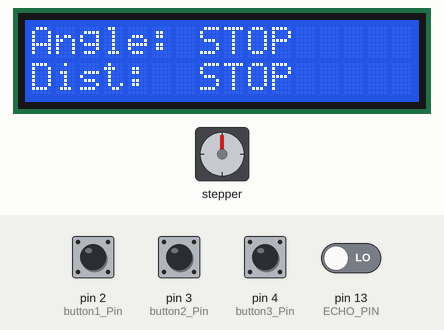
This sketch was run on a simulated Arduino Uno, built with avr-gcc and run on an emulated ATmega328P. Parts: 16×2 character LCD, stepper motor. The inputs (shaded band) are chosen by the test bench; at power-on: pin 2 (button1_Pin), pin 3 (button2_Pin), pin 4 (button3_Pin) HIGH, pin 13 (ECHO_PIN) LOW. Stepper angles assume 2048 steps per turn; what the sketch prints to the serial monitor is not drawn.

Above: at 2.2 s.
2.3 s: pin 4 (button3_Pin) pulled LOW for 0.15 s
At 3.1 s:
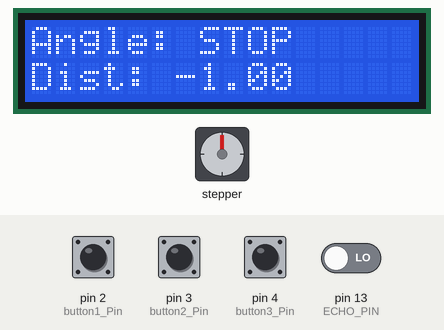
4.0 s: pin 2 (button1_Pin) pulled LOW for 0.15 s
5.6 s: pin 2 (button1_Pin) pulled LOW for 1 s
At 6.89 s:
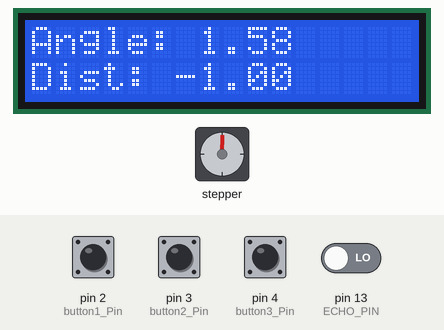
7.2 s: pin 4 (button3_Pin) pulled LOW for 1 s
At 7.77 s:
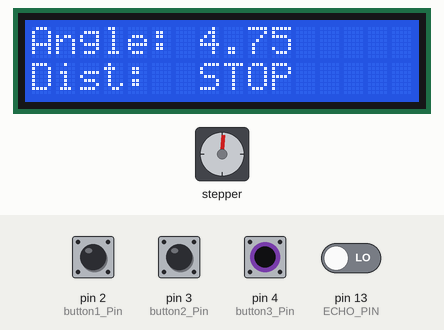
8.8 s: pin 3 (button2_Pin) pulled LOW for 0.15 s
At 9.6 s:
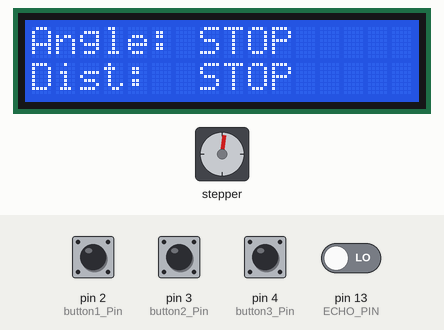
Timing chart, 0 to 12.9 s (numbered marks = the images above; inputs shaded):
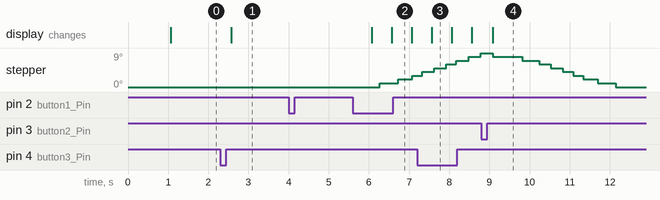

The sketch:

Ultrasonic_Sensor_Radar.ino
```cpp
/*
 * Ultrasonic Radar with Stepper Motor Scanning
 * --------------------------------------------
 * This Arduino sketch controls a stepper motor to perform radar-style scanning,
 * while an ultrasonic sensor (HC-SR04 or similar) measures distances.
 * The scan angle, speed, and acceleration are configurable, and measured data
 * (time, angle, distance) are sent via Serial for visualization in MATLAB/Python.
 *
 * Author: Ash_Trailer
 * Repository: https://github.com/AshTrailer/Ultrasonic-Radar
 */

#include <AccelStepper.h>

// ================== Stepper Motor Parameters ==================
#define STEPPER_PIN1 8
#define STEPPER_PIN2 9
#define STEPPER_PIN3 10
#define STEPPER_PIN4 11
#define STEPS_PER_REV 2048             // Steps per full revolution (28BYJ-48 typical value)

// ================== Scanning Parameters ==================
// Speed and acceleration are expressed in degrees/s and degrees/s²,
// internally converted into steps.
#define SCAN_ANGLE 360                 // Maximum scanning angle (degrees)
#define ANGULAR_SPEED 20               // Angular speed (°/s)
#define ANGULAR_ACCELERATION 10        // Angular acceleration (°/s²)
#define CLOCKWISE 1
#define ANTI_CLOCKWISE -1
int currentDirection = CLOCKWISE;      // Initial scan direction
unsigned long now = millis();
long savedPosition = 0;                // Reference "home" position in steps
bool scanningEnabled = true;           // Stepper scanning task enabled/disabled
bool ultrasonicEnabled = true;         // Ultrasonic measurement enabled/disabled
bool returningHome = false;            // True if returning to zero position
long pausedTarget = 0;                 // Saved target when paused
bool paused = false;                   // Pause state
bool scanningForward = true;           // Current scan direction

// Stepper motor object (4-wire full-step mode)
AccelStepper stepper(AccelStepper::FULL4WIRE, STEPPER_PIN1, STEPPER_PIN3, STEPPER_PIN2, STEPPER_PIN4);

// ================== Ultrasonic Sensor Parameters ==================
#define TRIG_PIN 12
#define ECHO_PIN 13
#define ULTRASONIC_ACTIVE_TIME 10      // Trigger HIGH pulse width (µs)
#define ULTRASONIC_PERIOD 500          // Minimum sampling period (ms)
#define ULTRASONIC_MAX_DURATION 40000  // Max echo time (µs) ≈ 6.5 m
#define ULTRASONIC_MIN_DURATION 100    // Min echo time (µs) to reject noise
#define OUT_OF_RANGE -1                // Distance flag for "no object detected"

// Ultrasonic state variables
bool ultrasonic_enable = true;
unsigned long echo_start = 0;
unsigned long echo_end = 0;
bool wait_echo_high = false;
bool wait_echo_low = false;
float ultrasonic_distance = 0.0;
unsigned long last_ultrasonic_time = 0;

// Serial output buffer
char output_data[40];
unsigned long last_print_time = 0;

// ================== LCD Parameters ==================
#include <LiquidCrystal.h>
// Example wiring for 16x2 LCD
LiquidCrystal lcd(A0, A1, A2, A3, A4, A5);
unsigned long total_row_last_Update = 0;
const unsigned long fresh_rate = 1000;
bool readErrorShown = false;

// ================== Button Class ==================
enum ButtonMode {
  BUTTON_TOGGLE,   // Toggle on press
  BUTTON_HOLD,     // Active while held down
  BUTTON_PULSE,    // Single pulse on press
  BUTTON_REPEAT    // Repeated pulses while held
};

class Button {
  public:
    Button(int pin, ButtonMode mode, unsigned long debounce = 20, unsigned long repeatInterval = 500)
      : _pin(pin), _mode(mode), _debounce(debounce), _repeatInterval(repeatInterval),
        _lastState(HIGH), _buttonState(HIGH), _lastDebounceTime(0),
        _output(false), _lastOutputTime(0) {
      pinMode(pin, INPUT_PULLUP);
    }

    bool update() {
      bool reading = digitalRead(_pin);

      // Debounce handling
      if (reading != _lastState) {
        _lastDebounceTime = millis();
      }

      if ((millis() - _lastDebounceTime) > _debounce) {
        bool lastLogic = _buttonState;
        _buttonState = reading;

        switch (_mode) {
          case BUTTON_TOGGLE:
            if (lastLogic == HIGH && _buttonState == LOW) {
              _output = true;
            }
            else {
              _output = false;
            }
            break;

          case BUTTON_HOLD:
            _output = (_buttonState == LOW);
            break;

          case BUTTON_PULSE:
            if (lastLogic == HIGH && _buttonState == LOW) {
              _output = true;
            } else {
              _output = false;
            }
            break;

          case BUTTON_REPEAT:
            if (_buttonState == LOW) {
              if (millis() - _lastOutputTime >= _repeatInterval) {
                _output = true;
                _lastOutputTime = millis();
              } else {
                _output = false;
              }
            } else {
              _output = false;
            }
            break;
        }
      }

      _lastState = reading;
      return _output;
    }

  private:
    int _pin;
    ButtonMode _mode;
    unsigned long _debounce;
    unsigned long _repeatInterval;

    bool _lastState;
    bool _buttonState;
    unsigned long _lastDebounceTime;

    bool _output;
    unsigned long _lastOutputTime;
};

// Button pins
const int button1_Pin = 2;
const int button2_Pin = 3;
const int button3_Pin = 4;

// Button objects
Button btn1(button1_Pin, BUTTON_TOGGLE); // Pause/resume scanning
Button btn2(button2_Pin, BUTTON_TOGGLE); // Return to home
Button btn3(button3_Pin, BUTTON_TOGGLE); // Enable/disable ultrasonic

// ================== Setup Function ==================
void setup() {
  Serial.begin(115200);

  lcd.begin(16,2);

  // Configure ultrasonic pins
  pinMode(TRIG_PIN, OUTPUT);
  pinMode(ECHO_PIN, INPUT);
  digitalWrite(TRIG_PIN, LOW);

  // Configure stepper motor speed and acceleration
  stepper.setMaxSpeed((ANGULAR_SPEED * STEPS_PER_REV) / 360.0);
  stepper.setAcceleration((ANGULAR_ACCELERATION * STEPS_PER_REV) / 360.0);

  stepper.setCurrentPosition(0);
  savedPosition = 0;
  Serial.println("Startup: position set to 0");

  scanningEnabled = false;   // Start in paused state
  ultrasonicEnabled = false; // Ultrasonic disabled at startup

  delay(1000); // Small delay before system starts
}

// ================== Main Loop ==================
void loop() {
  now = millis();

  // -------- Return to home logic --------
  if (returningHome) {
    stepper.run();
    if (stepper.distanceToGo() == 0) {
      returningHome = false;
      scanningEnabled = false;
      paused = false;
      scanningForward = true;  // Reset to forward scanning
      Serial.println("Returned to home and stopped");
    }
  }
  // -------- Normal scanning logic --------
  else if (scanningEnabled && !paused) {
    stepper.run();

    if (stepper.distanceToGo() == 0) {
      scanningForward = !scanningForward;
      long target = scanningForward ? (SCAN_ANGLE / 360.0) * STEPS_PER_REV : 0;
      stepper.moveTo(target);
    }
  }

  // -------- Ultrasonic measurement --------
  if (ultrasonicEnabled) {
    Ultrasonic_Mission(now);
  }

  // -------- Serial output --------
  if (now - last_print_time >= ULTRASONIC_PERIOD) {
    printUltrasonicData(now);
    last_print_time = now;
  }

  // -------- Button handling --------
  if (!returningHome && btn1.update()) { // Pause/resume
    if (!paused) {
      pausedTarget = stepper.targetPosition();
      stepper.stop();
      paused = true;
      scanningEnabled = false;
      Serial.println("Stepper paused");
    }
    else {
      paused = false;
      scanningEnabled = true;

      stepper.setMaxSpeed(20);
      stepper.setAcceleration(10);

      stepper.moveTo(pausedTarget);
      Serial.println("Stepper resumed");
    }
  }

  if (btn2.update() && !returningHome) { // Return to home
    ultrasonicEnabled = false;
    returningHome = true;
    scanningEnabled = false;
    stepper.stop();
    stepper.setCurrentPosition(stepper.currentPosition());
    stepper.setMaxSpeed(30);
    stepper.setAcceleration(10);
    stepper.moveTo(0);
    Serial.println("Returning to saved position...");
  }

  if (btn3.update()) { // Ultrasonic on/off
    ultrasonicEnabled = !ultrasonicEnabled;
    Serial.println(ultrasonicEnabled ? "Ultrasonic enabled" : "Ultrasonic disabled");
  }
}

// ================== Stepper Control ==================
void Stepper_Mission() {
    if (!returningHome && scanningEnabled && !paused) {
        stepper.run();

        if (stepper.distanceToGo() == 0) {
            scanningForward = !scanningForward;
            long target = scanningForward ? (SCAN_ANGLE / 360.0) * STEPS_PER_REV : 0;
            stepper.moveTo(target);
        }
    } else {
        stepper.run(); // Run while homing or paused
    }
}

// ================== Ultrasonic Control ==================
void Ultrasonic_Mission(unsigned long now) {
  // Trigger measurement periodically
  if (ultrasonic_enable && !wait_echo_high && !wait_echo_low && (now - last_ultrasonic_time >= ULTRASONIC_PERIOD)) {
    triggerUltrasonic();
    last_ultrasonic_time = now;
  }

  // Rising edge detection
  if (wait_echo_high) {
    checkEchoRising(now);
  }

  // Falling edge detection
  if (wait_echo_low) {
    checkEchoFalling(now);
  }
}

// ================== Ultrasonic Measurement Functions ==================
void triggerUltrasonic() {
  digitalWrite(TRIG_PIN, LOW);
  delayMicroseconds(2);
  digitalWrite(TRIG_PIN, HIGH);
  delayMicroseconds(ULTRASONIC_ACTIVE_TIME);
  digitalWrite(TRIG_PIN, LOW);

  wait_echo_high = true;
}

void checkEchoRising(unsigned long now) {
  if (digitalRead(ECHO_PIN) == HIGH) {
    echo_start = micros();
    wait_echo_high = false;
    wait_echo_low = true;
  }
  else if (now - last_ultrasonic_time > 50) {
    wait_echo_high = false;
    ultrasonic_distance = OUT_OF_RANGE;
  }
}

void checkEchoFalling(unsigned long now) {
  unsigned long duration = micros() - echo_start;

  if (duration > ULTRASONIC_MAX_DURATION || digitalRead(ECHO_PIN) == LOW) {
    wait_echo_low = false;

    if (duration >= ULTRASONIC_MIN_DURATION && duration <= ULTRASONIC_MAX_DURATION) {
      ultrasonic_distance = duration / 58.0; // Convert µs to cm
    }
    else {
      ultrasonic_distance = OUT_OF_RANGE;
    }

    printUltrasonicData(now);
  }
}

// ================== Serial & LCD Output ==================
void printUltrasonicData(unsigned long now) {
  unsigned long total_seconds = now / 1000;
  unsigned int hh = (total_seconds / 3600) % 24;
  unsigned int mm = (total_seconds / 60) % 60;
  unsigned int ss = total_seconds % 60;

  float angle = stepper.currentPosition() * 360.0 / STEPS_PER_REV;
  float distance = ultrasonic_distance;

  char angle_str[12];
  char dist_str[13];
  dtostrf(angle, 6, 2, angle_str);

  if (distance == OUT_OF_RANGE) {
    strcpy(dist_str, "OUT OF RANGE");
  } else {
    dtostrf(distance, 6, 2, dist_str);
  }

  sprintf(output_data, "[%02u:%02u:%02u,%.9s,%.13s]", hh, mm, ss, angle_str, dist_str);
  Serial.println(output_data);

  unsigned long total_row_time = millis();
  if (total_row_time - total_row_last_Update >= fresh_rate * 0.5) {
    total_row_last_Update = total_row_time;

    if (scanningEnabled && ultrasonicEnabled) {
      lcd.setCursor(0, 0);
      lcd.print("Angle: ");
      lcd.print(angle, 2);
      lcd.print("         ");

      lcd.setCursor(0, 1);
      lcd.print("Dist: ");
      lcd.print(distance, 2);
      lcd.print("         ");
    }
    else if (scanningEnabled && !ultrasonicEnabled) {
      lcd.setCursor(0, 0);
      lcd.print("Angle: ");
      lcd.print(angle, 2);
      lcd.print("         ");

      lcd.setCursor(0, 1);
      lcd.print("Dist:  STOP     ");
    }
    else if (!scanningEnabled && ultrasonicEnabled) {
      lcd.setCursor(0, 0);
      lcd.print("Angle: STOP     ");

      lcd.setCursor(0, 1);
      lcd.print("Dist: ");
      lcd.print(distance, 2);
      lcd.print("         ");
    }
    else {
      lcd.setCursor(0, 0);
      lcd.print("Angle: STOP     ");
      lcd.setCursor(0, 1);
      lcd.print("Dist:  STOP     ");
    }
  }
}
```

Measured:
- after the input at 2.3 s, the display: changes after 0.27 s (image 1)
- after the input at 4.0 s, every drawn part: stays the same
- after the input at 7.2 s, the display: changes after 0.37 s (image 3)
- after the input at 8.8 s, the display: changes after 0.28 s (image 4)
- what the display in image 3 shows lasts 0.5 s, from 7.6 s to 8.1 s
